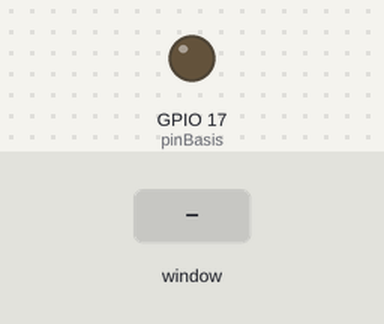
The program below on a simulated Raspberry Pi (BCM pin numbers). Shown: output pins drawn as LEDs (lit = HIGH). The test bench sets the inputs (shaded band). The desktop window is not drawn, its controls go by their first labels and the mouse button is held 0.15 s.

Above: at 1.2 s.
1.3 s: slider 1 in the window set to 50
At 2.5 s:
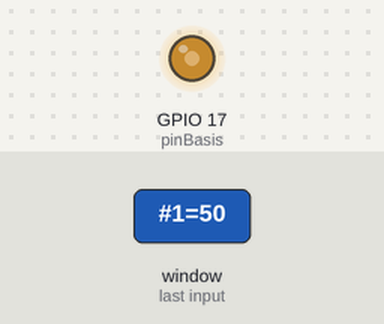
2.8 s: slider 1 in the window set to 100
At 3.7 s:
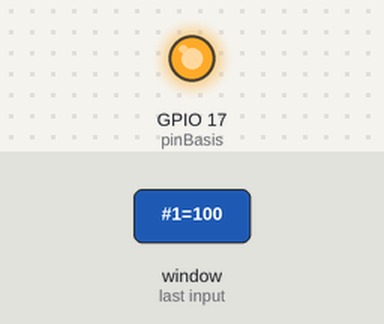
4.3 s: slider 1 in the window set to 25
At 4.8 s:
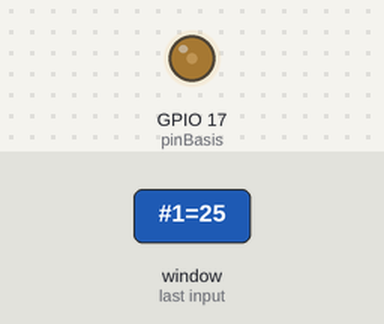
Timing chart, 0 to 7.3 s (numbered marks = the images above; inputs shaded):
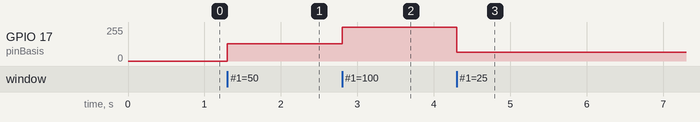

Measured:
- after the input at 1.3 s, GPIO 17 (pinBasis): 0/255 → 128/255 at once
- after the input at 2.8 s, GPIO 17 (pinBasis): 128/255 → 255/255 at once
- after the input at 4.3 s, GPIO 17 (pinBasis): 255/255 → 64/255 at once

The program:

slider.py
```python
# -------------------------------------------
# slider.py
#
# Contoh pengontrolan kecepatan motor DC
#   menggunakan slider
# -------------------------------------------

import RPi.GPIO as GPIO
import time
import Tkinter

def ubahKecepatan(nilai):
    pwm.ChangeDutyCycle(float(nilai))

def gui():
    # GUI
    jendela = Tkinter.Tk()
    jendela.title('Kontrol Kecepatan Motor')
    jendela.geometry('350x100')

    slider = Tkinter.Scale(jendela,
                       orient=Tkinter.HORIZONTAL,
                       length=250,
                       resolution = 5,
                       command=ubahKecepatan)
    slider.pack(pady = 10)

    jendela.mainloop()


# Program utama
pinBasis = 17

GPIO.setwarnings(False)

GPIO.setmode(GPIO.BCM)
GPIO.setup(pinBasis, GPIO.OUT)

pwm = GPIO.PWM(pinBasis, 100)
pwm.start(0)

gui()
```
